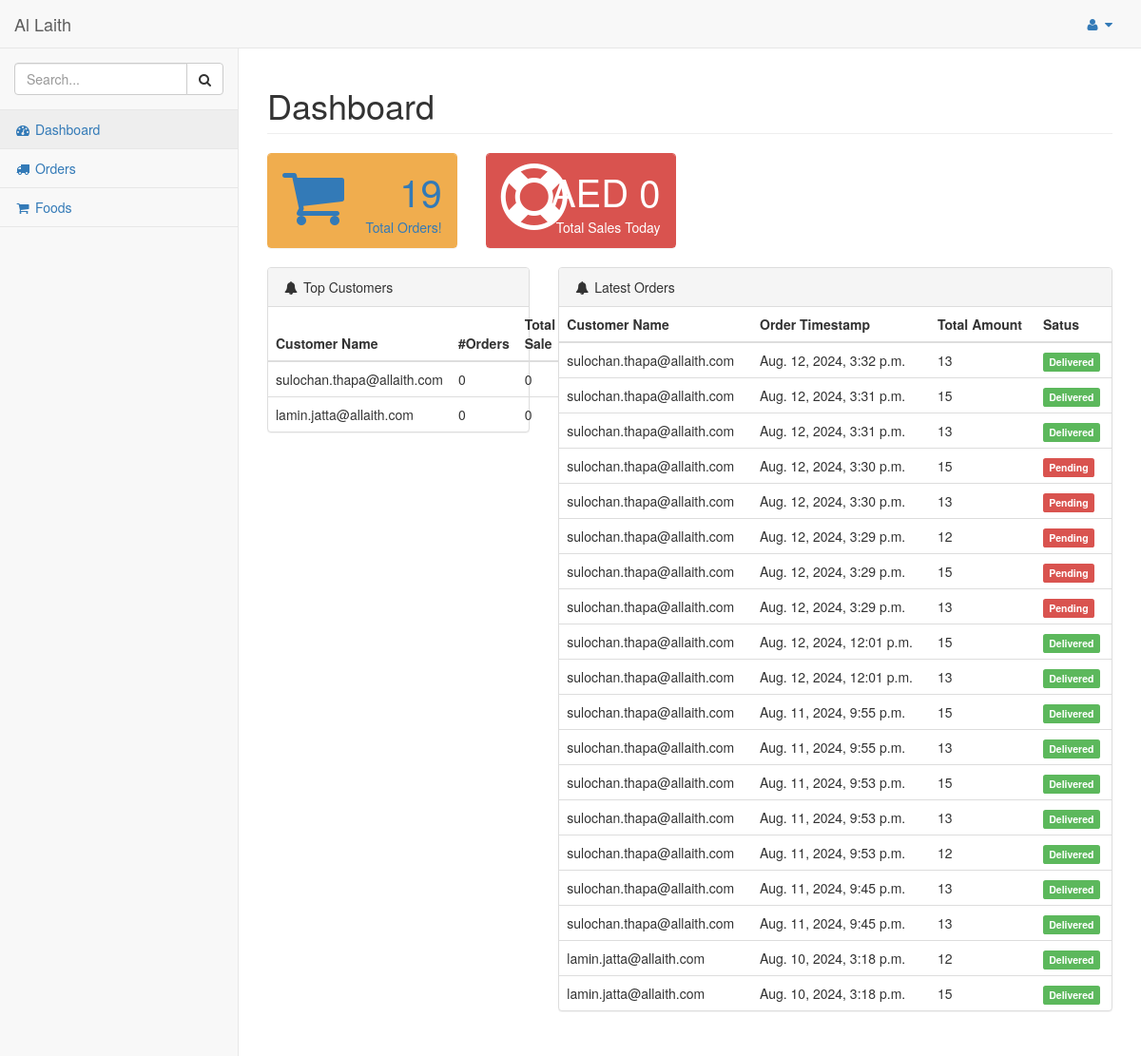
Page /dashboard/admin/ (signed in) on the earlier database version.
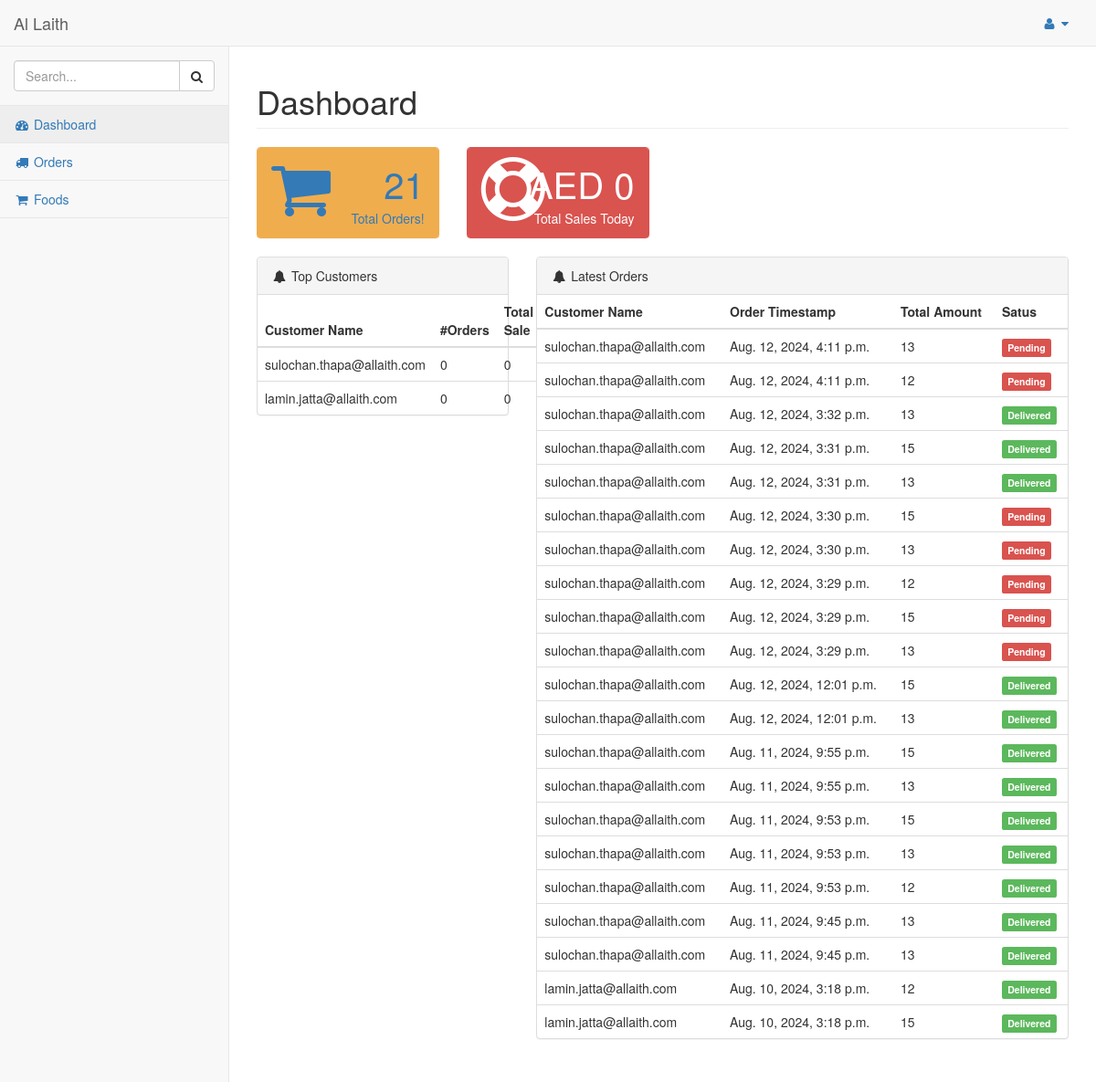
Same page on the later database version.
### hotel/models.py (models this page shows, shortened)
class Customer(models.Model):
    customer = models.ForeignKey(User, on_delete=models.CASCADE)
    orders = models.IntegerField(default=0)
    total_sale = models.IntegerField(default=0)

class Order(models.Model):
    pending = 'Pending'
    completed = 'Completed'
    STATUS = (
        (pending,pending),
        (completed,completed),
    )
    customer = models.ForeignKey(Customer,on_delete=models.CASCADE)
    order_timestamp = models.DateTimeField(auto_now_add=True)
    delivery_status = models.CharField(max_length = 100, choices = STATUS)
    if_cancelled = models.BooleanField(default = False)
    total_amount = models.IntegerField()

### hotel/views.py (the view)
# urls.py: path('dashboard/admin/', views.dashboard_admin, name='dashboard_admin'),
@login_required
@staff_member_required
def dashboard_admin(request):
    orders = Order.objects.count()
    customers = Customer.objects.count()
    completed_orders = Order.objects.filter(delivery_status="Completed",   order_timestamp__date=timezone.now().date())
    top_customers = Customer.objects.filter().order_by('-total_sale')
    latest_orders = Order.objects.filter().order_by('-order_timestamp')
    sales = 0
    for order in completed_orders:
        sales += order.total_amount
    context = {
        'orders':orders,
        'customers':customers,
        'sales':sales,
        'top_customers': top_customers,
        'latest_orders':latest_orders,
    }
    return render(request, 'admin_temp/index.html', context)

### hotel/templates/admin_temp/index.html (shortened to what the changed rows need)
{% load static %}
{% include "includes/base.html" %}
<div id="page-wrapper">
    <div class="row">
        <div class="col-lg-12">
            <h1 class="page-header">Dashboard</h1>
        </div>
    </div>
    <div class="row">
        <div class="col-lg-3 col-md-6">
            <div class="panel panel-yellow">
                <div class="panel-heading">
                    <a href="{% url 'hotel:orders_admin' %}">
                    <div class="row">
                        <div class="col-xs-9 text-right">
                            <div class="huge">{{orders}}</div>
                            <div>Total Orders!</div>
                        </div>
                    </div>
                </a>
                </div>
            </div>
        </div>
    </div>
            <div class="row">
                <div class="col-lg-4">
                    <div class="panel panel-default">
                        <table class="table">
                          <thead>
                            <tr>
                              <th scope="col">Customer Name</th>
                              <th scope="col">#Orders</th>
                              <th scope="col">Total Sale</th>
                            </tr>
                          </thead>
                          <tbody>
                            {% for customer in top_customers %}
                            <tr>
                              <td>{{customer.customer.email}}</td>
                              <td>{{customer.orders}}</td>
                              <td>{{customer.total_sale}}</td>
                            </tr>
                            {% endfor %}
                          </tbody>
                        </table>
                    </div>
                </div>
                <div class="col-lg-8">
                    <div class="panel panel-default">
                        <table class="table">
                          <thead>
                            <tr>
                              <th scope="col">Customer Name</th>
                              <th scope="col">Order Timestamp</th>
                              <th scope="col">Total Amount</th>
                              <th scope="col">Satus</th>
                            </tr>
                          </thead>
                          <tbody>
                            {% for order in latest_orders %}
                              <td>{{order.customer.customer.email}}</td>
                              <td>{{order.order_timestamp}}</td>
                              <td>{{order.total_amount}}</td>
                              <td>
                                  {% if order.delivery_status == "Completed" %}
                                    <span class="label label-success">Delivered</span>
                                  {% elif order.delivery_status == "Processing" %}
                                    <span class="label label-warning">Processing</span>
                                  {% else %}
                                    <span class="label label-danger">Pending</span>
                                  {% endif %}
                              </td>
                            {% endfor %}
                          </tbody>
                        </table>
                    </div>
                </div>
            </div>
        </div>
    </div>
{% include "includes/scripts.html" %}

Differences in the rows shown:
added Order: customer.customer.email "sulochan.thapa@allaith.com", order_timestamp "Aug. 12, 2024, 4:11 p.m.", total_amount "13", delivery_status "Pending"
added Order: customer.customer.email "sulochan.thapa@allaith.com", order_timestamp "Aug. 12, 2024, 4:11 p.m.", total_amount "12", delivery_status "Pending"
Other differences:
{{ orders }}: "19" → "21"
